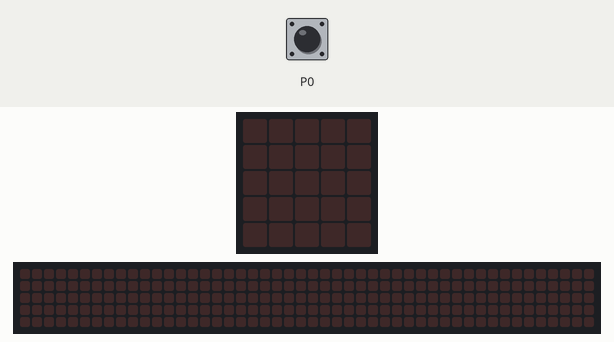
Recording of a program running on a simulated BBC micro:bit (MakeCode). Shown: the board's 5×5 LED display, a strip that is not on the board, showing the scrolling text unrolled. Inputs (shaded band) come from the test bench. The 48×5 strip is a reading aid, not a part: it shows the text the display is scrolling, unrolled, one strip-width of it at a time.

Above: at 1.2 s.
1.3 s: touch pin P0 pressed for 0.15 s
At 1.67 s:
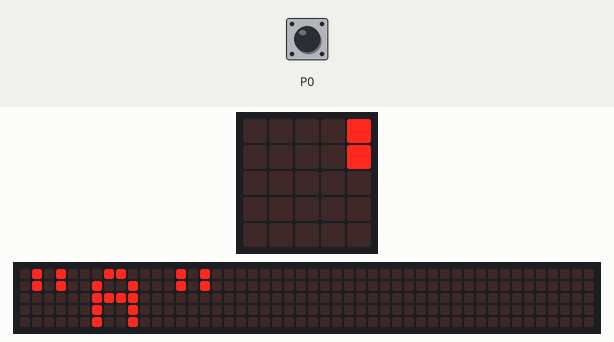
At 4.67 s:
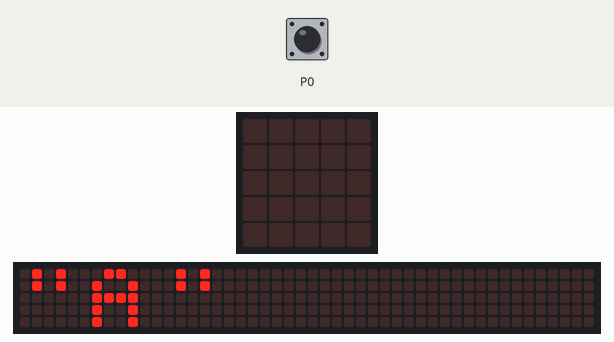
Timing chart, 0 to 6.2 s (numbered marks = the images above; inputs shaded):
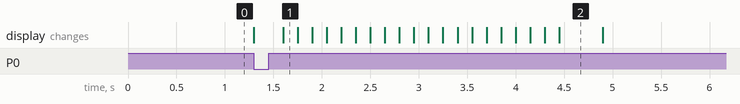

The program:

main.ts
```typescript
input.onPinPressed(TouchPin.P0, function () {

})
let botaonaopressionado = true
basic.forever(function () {
    while (botaonaopressionado) {
        if (input.pinIsPressed(TouchPin.P0)) {
            basic.showString("\"A\"")
            music.ringTone(0)
            botaonaopressionado = false
        } else {

        }
    }
})
```

test.ts
```typescript
// testes vão aqui; isto não será compilado quando este pacote for usado como uma extensão.
```

Measured:
- after the input at 1.3 s, the display: first changes at once (image 1 shows a later state)
- what the display in image 2 shows lasts 0.4 s, from 4.5 s to 4.9 s
